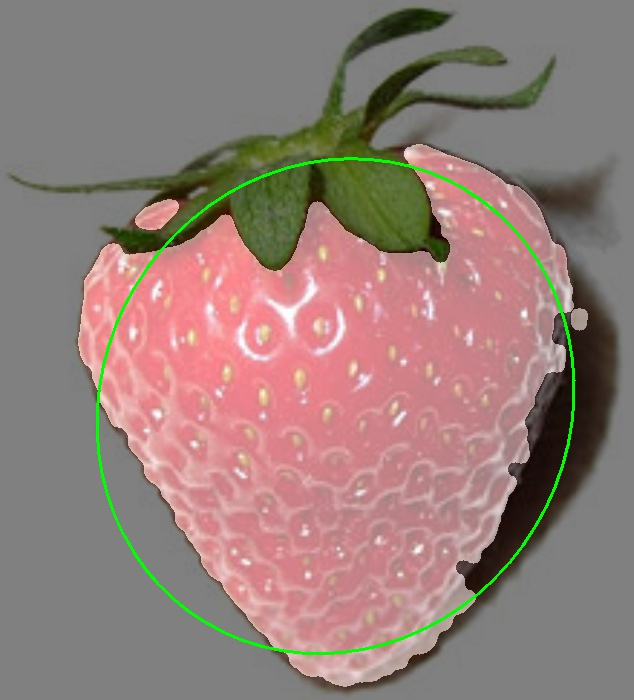
#> input picture yo2.jpg, 634 x 700 px, given in place of the camera
$ python detect-color.py   (older library calls are emulated)
#> lines starting #> are read from the running program, lines starting #| are printed output that depends on the picture; after the words box and inside, x2 and y2 are one past the last pixel; in counts of white or black regions, pixels touching at a corner belong together
#> further down, image is the input picture: shape (700, 634, 3); mean B, G, R 121, 126.5, 148.5
from __future__ import division
import cv2
#to show the image
from matplotlib import pyplot as plt
import numpy as np
from math import cos, sin, pi

green = (0, 255, 0)

def find_biggest_contour(image_masked, image):
    # Copy
    image_masked = image_masked.copy()
    #input, gives all the contours, contour approximation compresses horizontal,
    #vertical, and diagonal segments and leaves only their end points. For example,
    #an up-right rectangular contour is encoded with 4 points.
    #Optional output vector, containing information about the image topology.
    #It has as many elements as the number of contours.
    #we dont need it
    img, contours, hierarchy = cv2.findContours(image_masked, cv2.RETR_EXTERNAL, cv2.CHAIN_APPROX_SIMPLE)

    # Isolate largest contour
    if contours is not None and (len(contours) > 0):
        contour_sizes = [(cv2.contourArea(contour), contour) for contour in contours]
        area, biggest_contour = max(contour_sizes, key=lambda x: x[0])
        epsilon = 0.01 * cv2.arcLength(biggest_contour, True)
        approx = cv2.approxPolyDP(biggest_contour, epsilon, True)

        x, y, w, h = cv2.boundingRect(biggest_contour)
        radius = int(w/2)
        cv2.circle(image, (int(x + w/2), int(y + h/2)), radius, green, 3)

def find_ball(image):
    image = cv2.cvtColor(image, cv2.COLOR_BGR2RGB)

    # We want to eliminate noise from our image. clean. smooth colors without dots
    # Blurs an image using a Gaussian filter. input, kernel size, how much to filter, empty)
    image_blur = cv2.GaussianBlur(image, (7, 7), 0)

    # It unlike RGB, HSV separates luma, or the image intensity, from chroma or the color information.
    # just want to focus on color, segmentation
    image_blur_hsv = cv2.cvtColor(image_blur, cv2.COLOR_RGB2HSV)
#> image_blur_hsv: shape (700, 634, 3); mean H, S, V 57.7, 50.3, 151.7

    # Filter by colour
    # 0-10 hue
    #minimum yellow amount, max yellow amount
    min_yellow = np.array([20, 100, 100])
    max_yellow = np.array([60, 255, 255])
    #layer
    mask = cv2.inRange(image_blur_hsv, min_yellow, max_yellow)
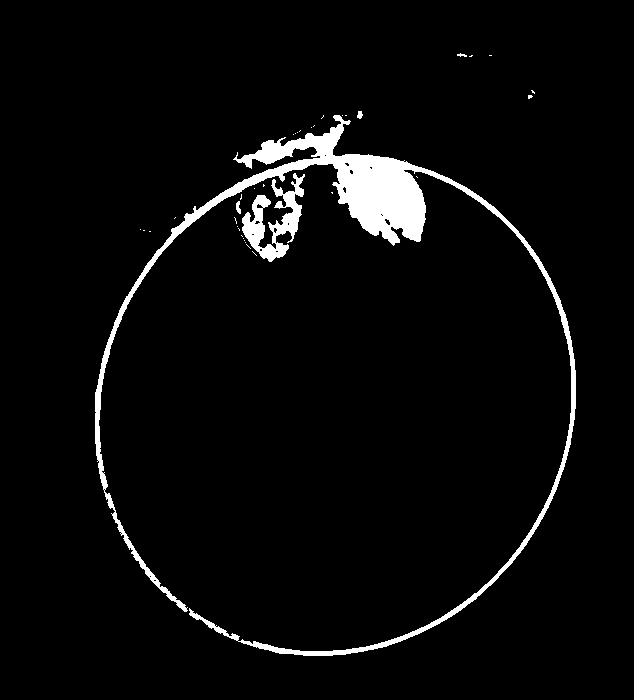
#> mask: shape (700, 634); 4% white; 36 white regions (31 under 20 px), largest, box (x1, y1, x2, y2) and area: (95, 115, 576, 656) 15223, (242, 173, 305, 262) 2201, (236, 201, 241, 214) 44, (357, 111, 363, 119) 35, (457, 53, 467, 57) 23

    # # brightness of a color is hue
    # # 170-180 hue
    # min_yellow2 = np.array([52, 47, 48])
    # max_yellow2 = np.array([60, 100, 97])
    # mask2 = cv2.inRange(image_blur_hsv, min_yellow2, max_yellow2)

    # #looking for what is in both ranges
    # # Combine masks
    # mask = mask1 + mask2

    # Clean up
    #we want to circle our strawberry so we'll circle it with an ellipse
    #with a shape of 15x15
    kernel = cv2.getStructuringElement(cv2.MORPH_ELLIPSE, (15, 15))
    #morph the image. closing operation Dilation followed by Erosion.
    #It is useful in closing small holes inside the foreground objects,
    #or small black points on the object.
    mask_closed = cv2.morphologyEx(mask, cv2.MORPH_CLOSE, kernel)
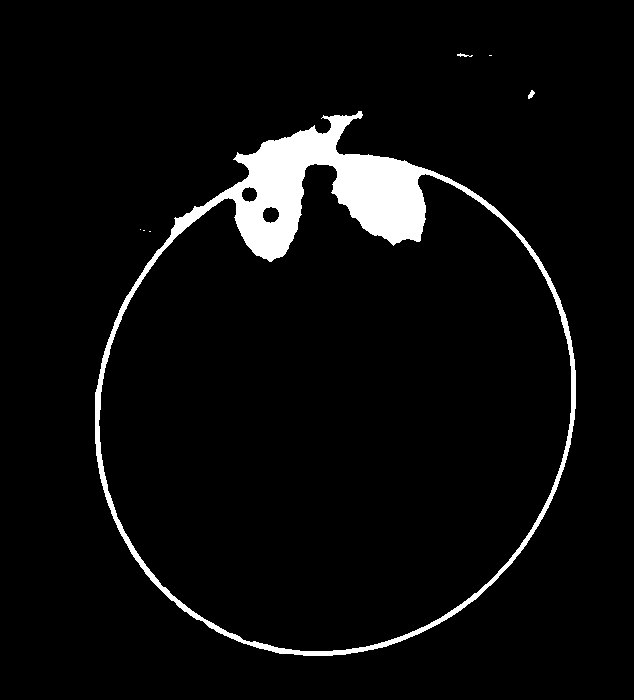
#> mask_closed: shape (700, 634); 4.8% white; 7 white regions (4 under 20 px), largest, box (x1, y1, x2, y2) and area: (95, 111, 576, 656) 21240, (528, 90, 535, 99) 36, (457, 53, 473, 57) 30
    #erosion followed by dilation. It is useful in removing noise
    mask_clean = cv2.morphologyEx(mask_closed, cv2.MORPH_OPEN, kernel)
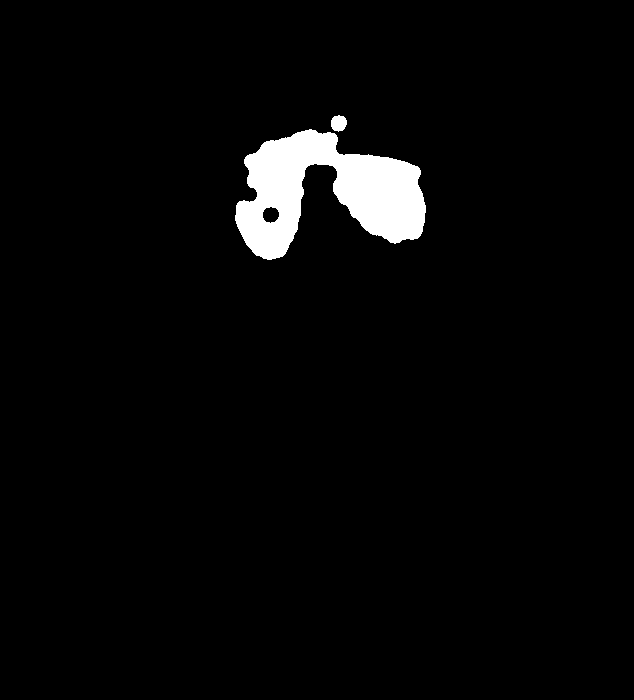
#> mask_clean: shape (700, 634); 3.1% white; 2 white regions

    cv2.imshow('masked', mask_clean)

    # Find biggest strawberry
    #get back list of segmented strawberries and an outline for the biggest one
    find_biggest_contour(mask_clean, image)
#> in find_biggest_contour, `img, contours, hierarchy = cv2.findContours(image_masked, cv2.RETR_EXT..`: contours = 2 contours; box (x1, y1, x2, y2) and area: (235, 129, 426, 260) 13378, (331, 115, 347, 132) 186
#> in find_biggest_contour, `contour_sizes = [(cv2.contourArea(contour), contour) for contour in co..`: contour_sizes = 2 items
#> in find_biggest_contour, `area, biggest_contour = max(contour_sizes, key=lambda x: x[0])`: area = 13378.5; biggest_contour = contour of 322 points, box (x1, y1, x2, y2) (235, 129, 426, 260), area 13378
#> in find_biggest_contour, `epsilon = 0.01 * cv2.arcLength(biggest_contour, True)`: epsilon = 7.36
#> in find_biggest_contour, `approx = cv2.approxPolyDP(biggest_contour, epsilon, True)`: approx = contour of 19 points, box (x1, y1, x2, y2) (235, 129, 423, 259), area 12804
#> in find_biggest_contour, `x, y, w, h = cv2.boundingRect(biggest_contour)`: x = 235; y = 129; w = 191; h = 131
#> in find_biggest_contour, `radius = int(w/2)`: radius = 95
#> in find_biggest_contour, `cv2.circle(image, (int(x + w/2), int(y + h/2)), radius, green, 3)`:
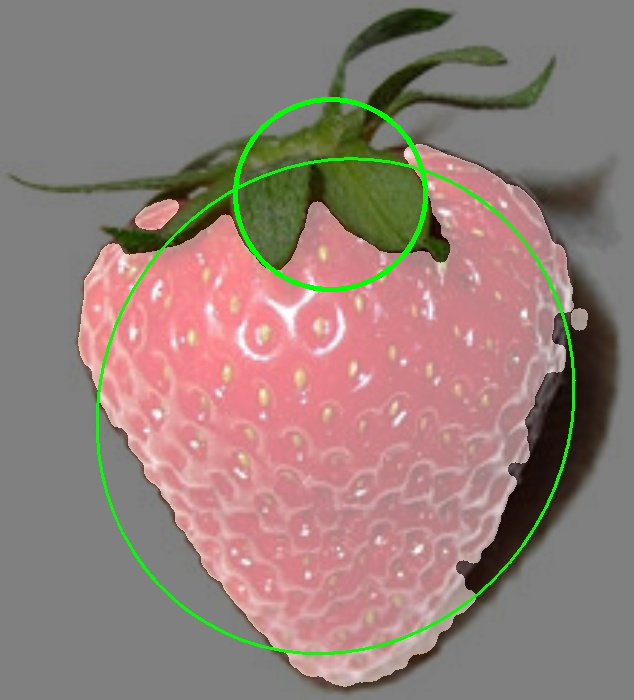
#> image: shape (700, 634, 3); mean R, G, B 147.7, 127.5, 120.3

    #we're done, convert back to original color scheme
    detected_image = cv2.cvtColor(image, cv2.COLOR_RGB2BGR)
    return detected_image

cap = cv2.VideoCapture(0)
while(True):
    # Capture frame-by-frame
    ret, image = cap.read()

    result = find_ball(image)

    cv2.imshow('frame', result)
    if cv2.waitKey(1) & 0xFF == ord('q'):
#> (key q is pressed here)
        break

# When everything done, release the capture
cap.release()
cv2.destroyAllWindows()
